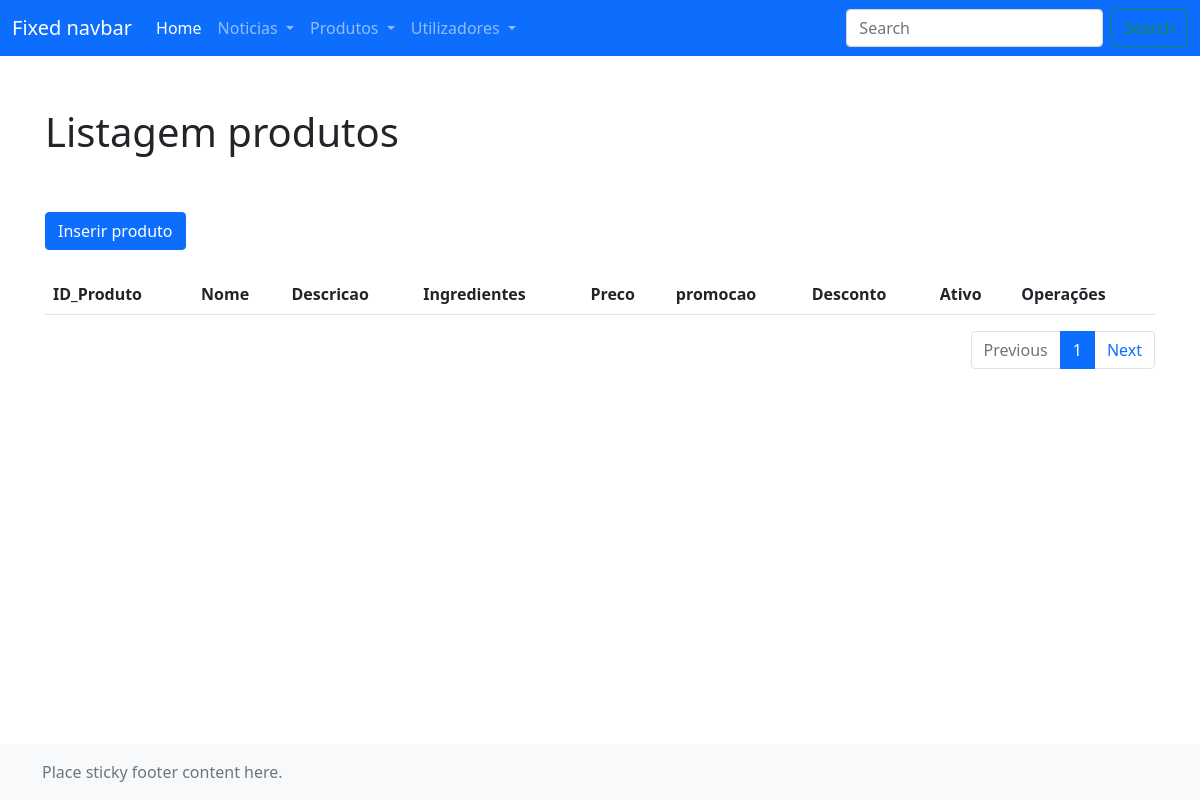
The page /backoffice/products/list_products.php on the database as committed earlier.
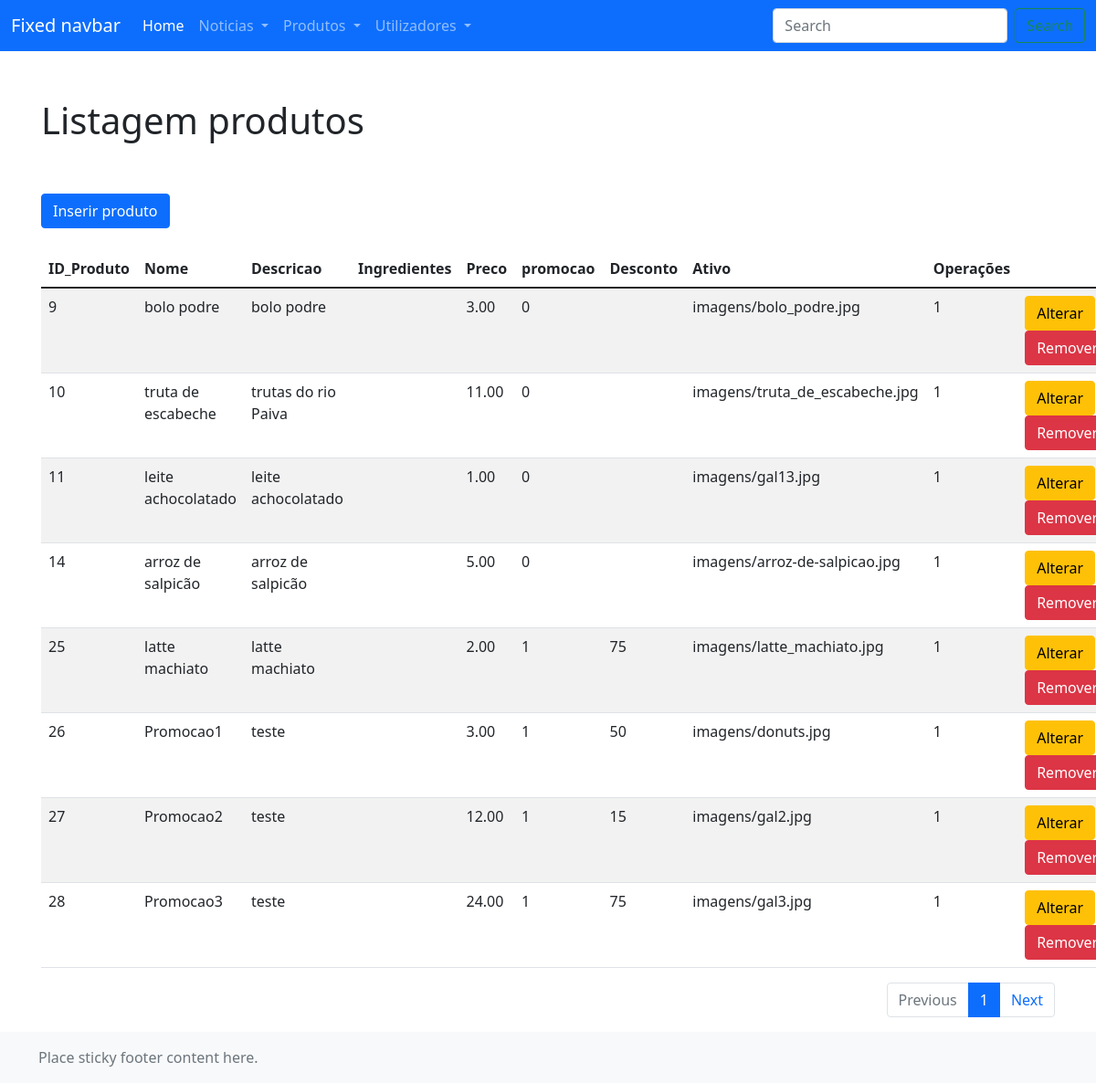
The same page on the database as committed later.
### tables this page shows
CREATE TABLE `produtos` (
  `ID_Produto` int(11) NOT NULL,
  `Tipo_Produto` int(11) NOT NULL,
  `Nome_Produto` varchar(75) NOT NULL,
  `Descricao_Produto` varchar(500) NOT NULL,
  `Preco_Produto` decimal(10,0) NOT NULL,
  `Promocao` int(1) NOT NULL,
  `Desconto` int(11) DEFAULT NULL,
  `Imagem` varchar(250) NOT NULL,
  `Ativo` int(1) NOT NULL
);

### backoffice/utils/conexao.inc.php (called while the page is built, shortened)
<?php
    function conexaoDB(){
        $servername = "localhost";
        $username = "root";
        $password = "";
        $database = "pap";
        try{
            $conn = mysqli_connect($servername, $username, $password, $database);
        }
        catch(mysqli_sql_exception $mensagem) {
            echo nl2br("Erro: Não foi possivel conectar ao MySQL".$mensagem);
            throw $mensagem;
        }
        return $conn;
    }
    function executarSQL($sql_command){
        $conn = conexaoDB();
        $resultado = mysqli_query($conn, $sql_command);
        return $resultado;
    }
?>

### backoffice/products/list_products.php (the view, shortened to what this page needs)
<!doctype html>
<html lang="en" class="h-100">
	<head>
		<link href="https://cdn.jsdelivr.net/npm/bootstrap@5.1.3/dist/css/bootstrap.min.css" rel="stylesheet">
		<link href="css/sticky-footer-navbar.css" rel="stylesheet">
		<link href="css/backoffice.css" rel="stylesheet">
	</head>
	<body class="d-flex flex-column h-100">
		<?php
			include("../utils/conexao.inc.php");
			include("../header/header.php");
		?>
		<main class="flex-shrink-0">
			<div class="container">
				<h1 class="mt-5">Listagem produtos</h1>
				<br>
				<a href="./create_product.php">
					<button type="button" class="btn btn-primary">Inserir produto</button>
				</a>
				<br>
				<table class="table table-striped">
					<thead>
						<tr>
							<th scope="col">ID_Produto</th>
							<th scope="col">Nome</th>
							<th scope="col">Descricao</th>
							<th scope="col">Ingredientes</th>
							<th scope="col">Preco</th>
							<th scope="col">promocao</th>
							<th scope="col">Desconto</th>
							<th scope="col">Ativo</th>
							<th scope="col">Operações</th>
						</tr>
					</thead>
					<tbody>
						<?php
							$n_registos_pagina = 10;
							$pagina_atual = intval(isset($_GET['pagina']) ? $_GET['pagina'] : 1);
							if($pagina_atual == 1){
								$query = "SELECT * FROM produtos
								LIMIT ".intval($pagina_atual -1).", ".$n_registos_pagina."" ;
							}else{
								$query = "SELECT * FROM produtos
								LIMIT ".intval(($pagina_atual -1 * $n_registos_pagina).", ".$n_registos_pagina)."";
							}
							if($result = executarSQL($query)){
								while($row = mysqli_fetch_array($result)){
									echo "<tr>";
										echo "<td>".$row["ID_Produto"]."</td>";
										echo "<td>".$row["Nome_Produto"]."</td>";
										echo "<td>".$row["Descricao_Produto"]."</td>";
										echo "<td>".$row["Ingredientes"]."</td>";
										echo "<td>".number_format((float)$row["Preco_Produto"], 2 )."</td>";
										echo "<td>",$row["Promocao"],"</td>";
										echo "<td>".$row["Desconto"]."</td>";
										echo "<td>".$row["Imagem"]."</td>";
										echo "<td>".$row["Ativo"]."</td>";
										echo "<td>
											<a href='./create_product.php?ID=".$row["ID_Produto"]."'>
												<button type='button' class='btn btn-warning'>Alterar</button>
											</a>
											<a href='./script_del_product.php?ID=".$row["ID_Produto"]."'>
												<button type='button' class='btn btn-danger'>Remover</button>
											</a>
										</td>";
									echo "</tr>";
								}
							}else{
								echo "Erro na consulta a base de dados";
							}
						?>
					</tbody>
				</table>
				<nav aria-label="Page navigation example">
					<ul class="pagination justify-content-end">
						<li class="page-item disabled"><a class="page-link" href="#" tabindex="-1">Previous</a></li>
							<?php
								$query1 = "SELECT * FROM produtos";
								$result1 = executarSQL($query1);
								$total_registos = mysqli_num_rows($result1);
								$paginações = intval($total_registos / $n_registos_pagina);
								for($i = 0; $i <= $paginações; $i++){
									if($pagina_atual == $i + 1){
										echo "<li class='page-item active'><a class='page-link' href='list_products.php?pagina=".($i + 1)."'>".($i + 1)."</a></li>";
									}else{
										echo "<li class='page-item'><a class='page-link' href='list_products.php?pagina=".($i + 1)."'>".($i + 1)."</a></li>";
									}
								}
							?>
						<li class="page-item"><a class="page-link" href="#">Next</a></li>
					</ul>
				</nav>
			</div>
		</main>
		<footer class="footer mt-auto py-3 bg-light">
			<div class="container">
				<span class="text-muted">Place sticky footer content here.</span>
			</div>
		</footer>
	</body>
</html>

Rows that differ between the two databases and show on the page:
added produtos: ID_Produto "9", Nome_Produto "bolo podre", Descricao_Produto "bolo podre", Preco_Produto "3.00", Promocao "0", Imagem "imagens/bolo_podre.jpg", Ativo "1"
added produtos: ID_Produto "10", Nome_Produto "truta de escabeche", Descricao_Produto "trutas do rio Paiva", Preco_Produto "11.00", Promocao "0", Imagem "imagens/truta_de_escabeche.jpg", Ativo "1"
added produtos: ID_Produto "11", Nome_Produto "leite achocolatado", Descricao_Produto "leite achocolatado", Preco_Produto "1.00", Promocao "0", Imagem "imagens/gal13.jpg", Ativo "1"
added produtos: ID_Produto "14", Nome_Produto "arroz de salpicão", Descricao_Produto "arroz de salpicão", Preco_Produto "5.00", Promocao "0", Imagem "imagens/arroz-de-salpicao.jpg", Ativo "1"
added produtos: ID_Produto "25", Nome_Produto "latte machiato", Descricao_Produto "latte machiato", Preco_Produto "2.00", Promocao "1", Desconto "75", Imagem "imagens/latte_machiato.jpg", Ativo "1"
added produtos: ID_Produto "26", Nome_Produto "Promocao1", Descricao_Produto "teste", Preco_Produto "3.00", Promocao "1", Desconto "50", Imagem "imagens/donuts.jpg", Ativo "1"
added produtos: ID_Produto "27", Nome_Produto "Promocao2", Descricao_Produto "teste", Preco_Produto "12.00", Promocao "1", Desconto "15", Imagem "imagens/gal2.jpg", Ativo "1"
added produtos: ID_Produto "28", Nome_Produto "Promocao3", Descricao_Produto "teste", Preco_Produto "24.00", Promocao "1", Desconto "75", Imagem "imagens/gal3.jpg", Ativo "1"
